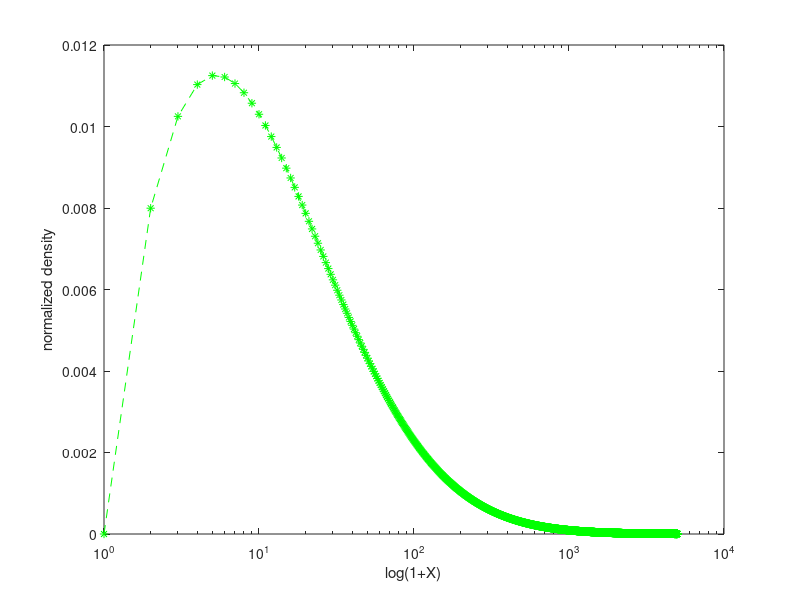
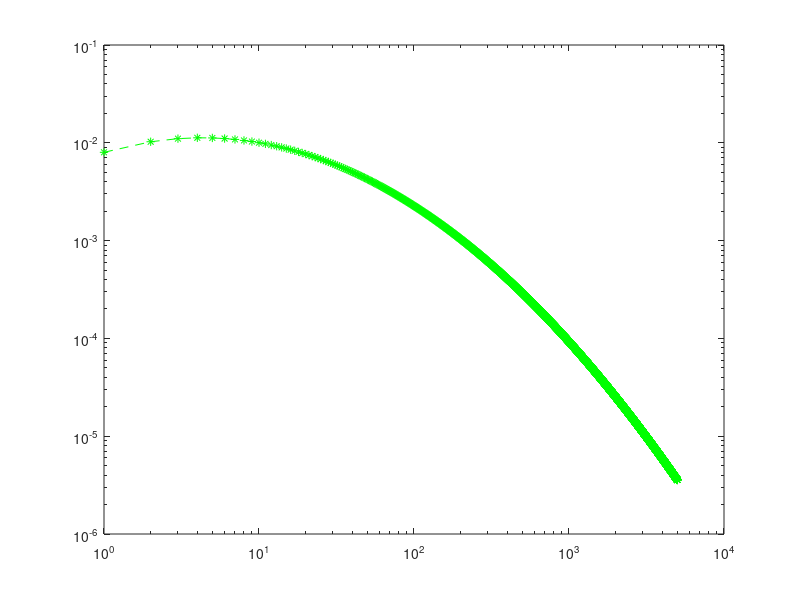

Source code (MATLAB) for these figures, in order: (Note: this script raises an error after producing the figures.)
%% prog. 1.1 -1
clear all;close all;
A=magic(3);
B=floor(5*rand(3,4));
C=A*B;
D=inv(A);
whos
clc
clear

%% prog. 1.1 -2      vector,   help plot & plot function & figure properties
% on the plot

x = -pi:pi/10:pi; % provide more detail for the vector 
xs=size(x);

       y = sin(x);
       plot(x,y,'--rs','LineWidth',2,...
                       'MarkerEdgeColor','k',...
                       'MarkerFaceColor','g',...
                       'MarkerSize',5)
xlabel('x-value','Color','r','fontsize',20);ylabel('sinx');
axis([-3.5 3.5 -1.2 1.2]);
% title(...,'PropertyName',PropertyValue,...)
title('my first plot','Color','r','fontsize',20); 
% the property can also be used for xlabel & ylabel

% add text anywhere in your plot
figure; % generate an new figure
plot(0:pi/20:2*pi,sin(0:pi/20:2*pi))
text(pi,0,' \leftarrow sin(\pi)','FontSize',18)
% then you can move your text by toolbox in the figure %Tools %Edit plot

%% prog 1.1 -3  % linear equation p. 11

% matrix method
AA=[ 1 2; 2 -1];
BB=[ 4; 3];
x1=AA\BB;

%% prog 1.2
clear all;close all;
X=0:1:5000;
% the mu and sigma are the function of the mean and variance of the lognormal 
m = 444.84;
v = 2042.56^2;
mu = log((m^2)/sqrt(v+m^2));
sigma = sqrt(log(v/(m^2)+1));
disp([mu sigma]);
% Y = lognpdf(X,mu,sigma)
Y = lognpdf(X,mu,sigma);
figure(1);semilogx(X+1,Y,'--*g')
xlabel('log(1+X)');ylabel('normalized density');
figure(2);loglog(X,Y,'--*g')


%%  prog 1.3-1 

bal = 1000;
rate=0.1;
inter=rate * bal;
newbal = bal + inter;
disp( 'New balance is:' )
disp( newbal )



% build-in function method
[x ,y]=solve('x+2*y=4','2*x-y=3');






                   
